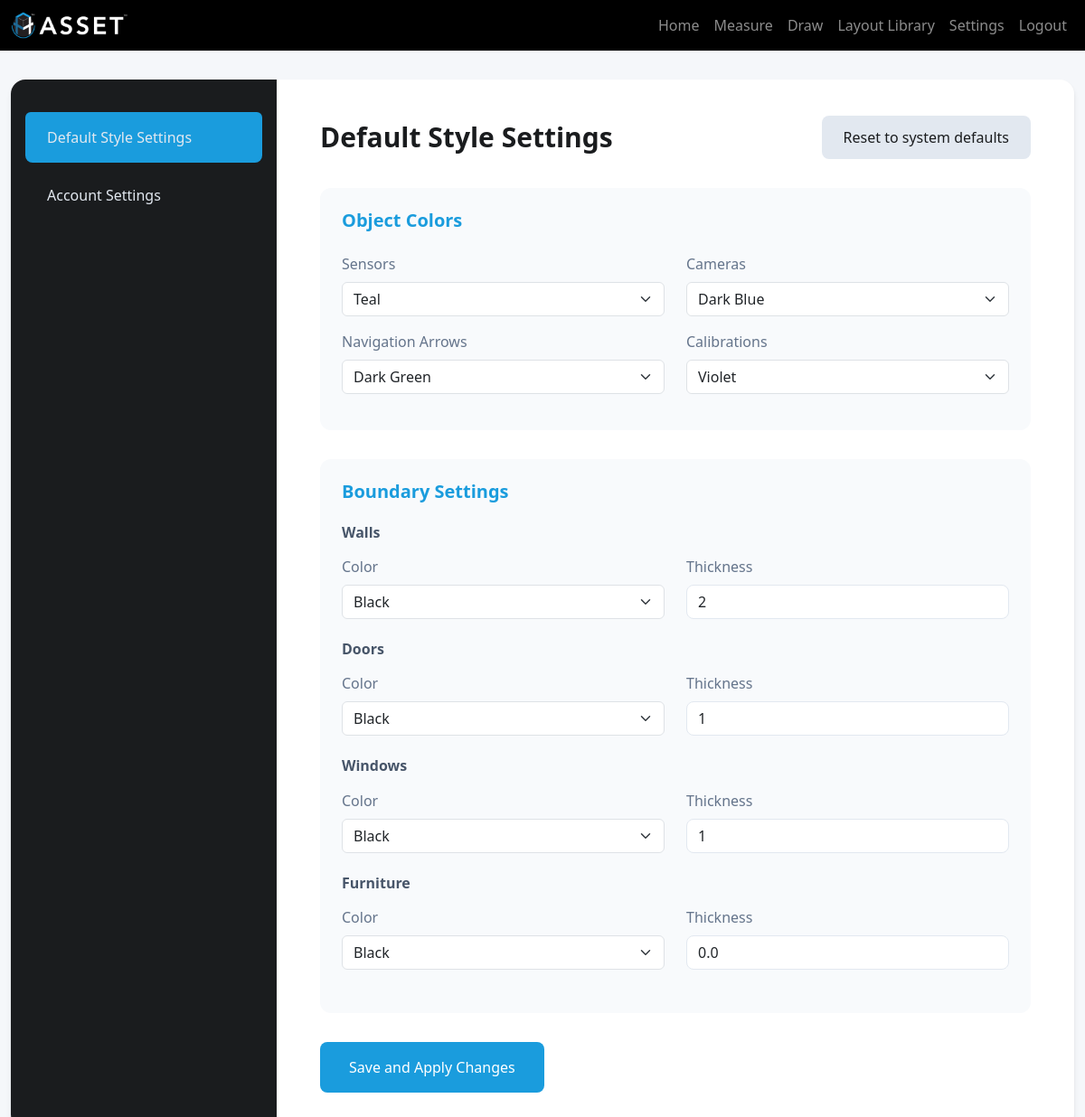
The page /default-style-settings/ (signed in) on the database its author committed.
### app1/models.py (models this page shows, shortened)
class DefaultStyleSettings(models.Model):
    user = models.OneToOneField(User, on_delete=models.CASCADE)
    FONT_CHOICES = [
        ('Computer Modern', 'Default (Computer Modern)'),
        ('Times New Roman', 'Times New Roman'),
        ('Arial', 'Arial'),
    ]
    COLOR_CHOICES = [
        ('red', 'Red'),
        ('green', 'Green'),
        ('green!60!black', 'Dark Green'),
        ('blue', 'Blue'),
        ('blue!75!black', 'Dark Blue'),
        ('cyan', 'Cyan'),
        ('magenta', 'Magenta'),
        ('yellow', 'Yellow'),
        ('black', 'Black'),
        ('gray', 'Gray'),
        ('white', 'White'),
        ('darkgray', 'Dark Gray'),
        ('lightgray', 'Light Gray'),
        ('brown', 'Brown'),
        ('lime', 'Lime'),
        ('olive', 'Olive'),
        ('orange', 'Orange'),
        ('pink', 'Pink'),
        ('purple', 'Purple'),
        ('teal', 'Teal'),
        ('violet', 'Violet'),
    ]
    font_type = models.CharField(max_length=32, default='Computer Modern', choices=FONT_CHOICES) # Font type
    font_color = models.CharField(max_length=32, default='black', choices=COLOR_CHOICES)
    wall_color = models.CharField(max_length=32, default='black', choices=COLOR_CHOICES)
    door_color = models.CharField(max_length=32, default='black', choices=COLOR_CHOICES)
    furniture_color = models.CharField(max_length=32, default='black', choices=COLOR_CHOICES)
    window_color = models.CharField(max_length=32, default='black', choices=COLOR_CHOICES)
    sensor_label_color = models.CharField(max_length=32, default='teal', choices=COLOR_CHOICES)
    camera_label_color = models.CharField(max_length=32, default='blue!75!black', choices=COLOR_CHOICES)
    navigation_arrow_color = models.CharField(max_length=32, default='green!60!black', choices=COLOR_CHOICES)
    calibration_color = models.CharField(max_length=32, default='violet', choices=COLOR_CHOICES)
    wall_width = models.IntegerField(default=2)
    door_width = models.IntegerField(default=1)
    furniture_width = models.DecimalField(max_digits=3, decimal_places=1, default=0.5)
    window_width = models.IntegerField(default=1)
    created_at = models.DateTimeField(auto_now_add=True)

### app1/views.py (the view)
# urls.py: path('default-style-settings/', views.DefaultStyleSettingsPage, name='settings'),
@login_required(login_url="auth-page")
def DefaultStyleSettingsPage(request):
    style_settings_instance = DefaultStyleSettings.objects.get(user=request.user)
    if request.method == 'POST':
        form = UpdateDefaultStyleSettingsForm(request.POST, instance=style_settings_instance)
        if form.is_valid():
            form.save()
            messages.success(request, "Style settings have been updated.")
            return redirect('settings')
    else:
        form = UpdateDefaultStyleSettingsForm(instance=style_settings_instance)
    return render(request, "default-style-settings.html", {'form': form})

### templates/default-style-settings.html (shortened to what this page needs)
{% extends 'base.html' %}
{% block content %}
<div class="settings-container">
    <div class="row g-0">
        <div class="col-3 settings-sidebar">
            <ul class="list-group">
                <li class="list-group-item active">
                    <a href="{% url 'settings' %}">Default Style Settings</a>
                </li>
                <li class="list-group-item">
                    <a href="{% url 'account-settings' %}">Account Settings</a>
                </li>
            </ul>
        </div>
        <div class="col settings-content">
            <div class="settings-header">
                <h1 class="settings-title">Default Style Settings</h1>
                <button type="button" class="reset-btn" id="reset-settings">
                    Reset to system defaults
                </button>
            </div>
            <form method="post">
                <div class="settings-section">
                    <h2 class="settings-section-title">Object Colors</h2>
                    <div class="form-row">
                        <div class="form-group">
                            <label for="sensor_label_color">Sensors</label>
                            {{ form.sensor_label_color }}
                        </div>
                        <div class="form-group">
                            <label for="camera_label_color">Cameras</label>
                            {{ form.camera_label_color }}
                        </div>
                    </div>
                    <div class="form-row">
                        <div class="form-group">
                            <label for="navigation_arrow_color">Navigation Arrows</label>
                            {{ form.navigation_arrow_color }}
                        </div>
                        <div class="form-group">
                            <label for="calibration_color">Calibrations</label>
                            {{ form.calibration_color }}
                        </div>
                    </div>
                </div>
                <div class="settings-section">
                    <h2 class="settings-section-title">Boundary Settings</h2>
                    <div class="settings-subsection">
                        <h3 class="settings-subsection-title">Walls</h3>
                        <div class="form-row">
                            <div class="form-group">
                                <label for="wall_color">Color</label>
                                {{ form.wall_color }}
                            </div>
                            <div class="form-group">
                                <label for="wall_width">Thickness</label>
                                {{ form.wall_width }}
                            </div>
                        </div>
                    </div>
                    <div class="settings-subsection">
                        <h3 class="settings-subsection-title">Doors</h3>
                        <div class="form-row">
                            <div class="form-group">
                                <label for="door_color">Color</label>
                                {{ form.door_color }}
                            </div>
                            <div class="form-group">
                                <label for="door_width">Thickness</label>
                                {{ form.door_width }}
                            </div>
                        </div>
                    </div>
                    <div class="settings-subsection">
                        <h3 class="settings-subsection-title">Windows</h3>
                        <div class="form-row">
                            <div class="form-group">
                                <label for="window_color">Color</label>
                                {{ form.window_color }}
                            </div>
                            <div class="form-group">
                                <label for="window_width">Thickness</label>
                                {{ form.window_width }}
                            </div>
                        </div>
                    </div>
                    <div class="settings-subsection">
                        <h3 class="settings-subsection-title">Furniture</h3>
                        <div class="form-row">
                            <div class="form-group">
                                <label for="furniture_color">Color</label>
                                {{ form.furniture_color }}
                            </div>
                            <div class="form-group">
                                <label for="furniture_width">Thickness</label>
                                {{ form.furniture_width }}
                            </div>
                        </div>
                    </div>
                </div>
                <button type="submit" class="save-btn">
                    Save and Apply Changes
                </button>
            </form>
        </div>
    </div>
</div>
{% endblock %}

### templates/default-style-settings.html (style rules this page uses)
body { background: #f5f7fa; }
.settings-container { max-width: 1200px; margin: 2rem auto; background: white; border-radius: 16px; box-shadow: 0 4px 6px -1px rgba(0, 0, 0, 0.1), 0 2px 4px -1px rgba(0, 0, 0, 0.06); overflow: hidden; }
.settings-sidebar { background: #1a1c1e; min-height: calc(100vh - 4rem); padding-top: 2rem; }
.settings-content { padding: 2.5rem 3rem; }
.list-group-item { padding: 0; background: transparent; border: none; margin-bottom: 0.5rem; border-radius: 8px; margin: 0.25rem 1rem; }
.list-group-item a { color: #e2e8f0; text-decoration: none; font-weight: 500; display: block; padding: 1rem 1.5rem; width: 100%; height: 100%; }
.list-group-item.active a { color: #e2e8f0; }
.list-group-item.active { background: #1a9cdd; }
.settings-header { display: flex; justify-content: space-between; align-items: center; margin-bottom: 2rem; }
.settings-title { font-size: 1.875rem; font-weight: 600; color: #1a1c1e; margin: 0; }
.reset-btn { background: #e2e8f0; color: #1a1c1e; border: none; padding: 0.75rem 1.5rem; border-radius: 8px; font-weight: 500; transition: all 0.2s; }
.settings-section { background: #f8fafc; padding: 1.5rem; border-radius: 12px; margin-bottom: 2rem; }
.settings-section-title { color: #1a9cdd; font-size: 1.25rem; font-weight: 600; margin-bottom: 1.5rem; }
.settings-subsection { margin-bottom: 1.5rem; }
.settings-subsection-title { color: #475569; font-size: 1rem; font-weight: 600; margin-bottom: 1rem; }
.form-row { display: grid; grid-template-columns: repeat(auto-fit, minmax(250px, 1fr)); gap: 1.5rem; margin-bottom: 1rem; }
.form-group label { display: block; margin-bottom: 0.5rem; color: #64748b; font-weight: 500; }
.form-control { width: 100%; border: 1px solid #e2e8f0; border-radius: 8px; background: white; }
.save-btn { background: #1a9cdd; color: white; border: none; padding: 1rem 2rem; border-radius: 8px; font-weight: 500; transition: all 0.2s; }

### rows shown on the page
DefaultStyleSettings: sensor_label_color "Teal", camera_label_color "Dark Blue", navigation_arrow_color "Dark Green", calibration_color "Violet", wall_color "Black", wall_width "2", door_color "Black", door_width "1", window_color "Black", window_width "1", furniture_color "Black", furniture_width "0.0"
